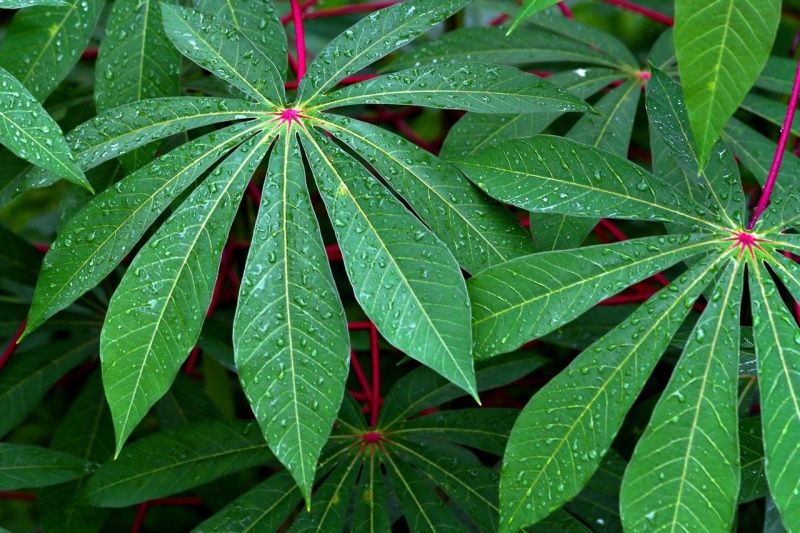
#> input picture data/daun.jpg, 800 x 533 px, found by its file name
$ jupyter execute citra.ipynb
#> lines starting #> are read from the running program, lines starting #| are printed output that depends on the picture
<a href="https://colab.research.google.com/github/Daalleee/Perkalian-Pembagian-Skalar/blob/main/citra.ipynb" target="_parent"></a>

[cell 1]
import cv2
from matplotlib import pyplot as plt

# Baca gambar
img = cv2.imread('/content/daun.jpg')
#> img is the input picture: shape (533, 800, 3); mean B, G, R 60.2, 111, 54

# ubah BGR → RGB agar warna benar di matplotlib
img = cv2.cvtColor(img, cv2.COLOR_BGR2RGB)

# Perkalian skalar
img_kali = cv2.multiply(img, 3)
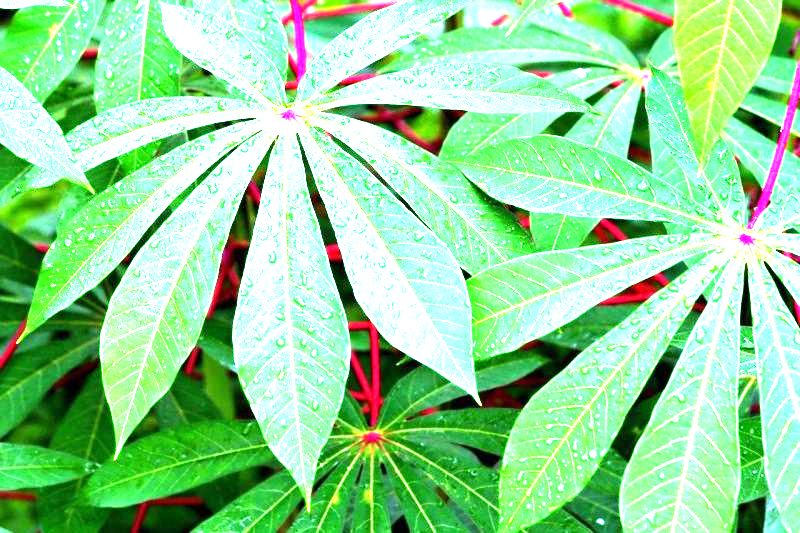
#> img_kali: shape (533, 800, 3); mean R, G, B 147.1, 214.5, 154.1

# Pembagian skalar
img_bagi = cv2.divide(img, 3)
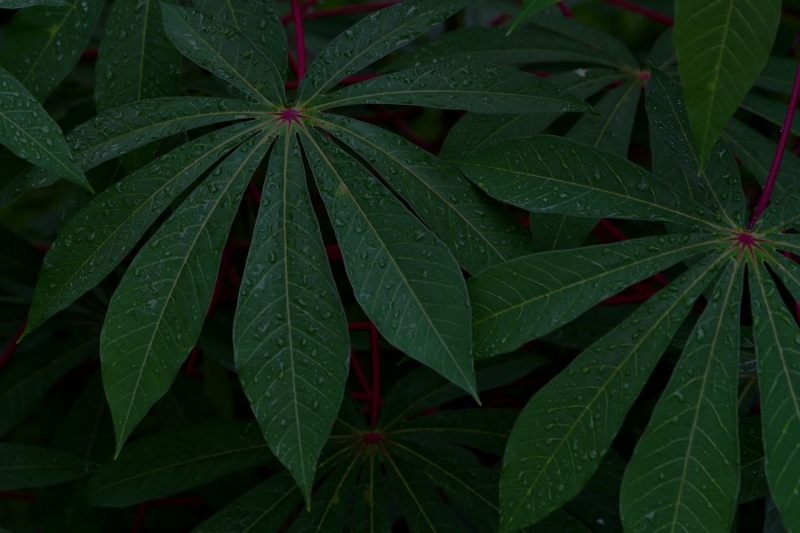
#> img_bagi: shape (533, 800, 3); mean R, G, B 18, 37, 20.1

# Plot hasil dalam grid
plt.figure(figsize=(12, 4))

plt.subplot(1, 3, 1)
plt.imshow(img)
plt.title("Asli")
plt.axis("off")

plt.subplot(1, 3, 2)
plt.imshow(img_kali)
plt.title("Perkalian x2")
plt.axis("off")

plt.subplot(1, 3, 3)
plt.imshow(img_bagi)
plt.title("Pembagian /2")
plt.axis("off")

plt.tight_layout()
plt.show()
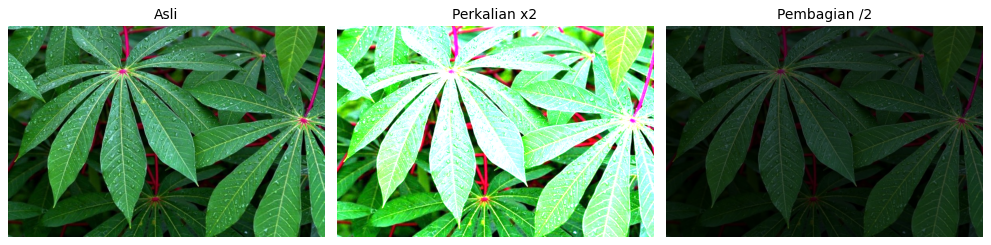
#> figure drawn by matplotlib, 3 panels

[cell 2]
import cv2
from matplotlib import pyplot as plt

# Baca gambar
img = cv2.imread('/content/daun.jpg')
img = cv2.cvtColor(img, cv2.COLOR_BGR2RGB)

# Perkalian skalar
img_kali = cv2.multiply(img, 3)

# Pembagian skalar
img_bagi = cv2.divide(img, 3)

# Contoh ambil nilai piksel pada koordinat (100, 50)
# Format: [row, col] → [y, x]
y, x = 200, 100

print("Pixel asli:", img[y, x])       # [R, G, B] asli
#| Pixel asli: [ 31 110  29]
print("Pixel dikali 3:", img_kali[y, x])
#| Pixel dikali 3: [ 93 255  87]
print("Pixel dibagi 3:", img_bagi[y, x])
#| Pixel dibagi 3: [10 37 10]
